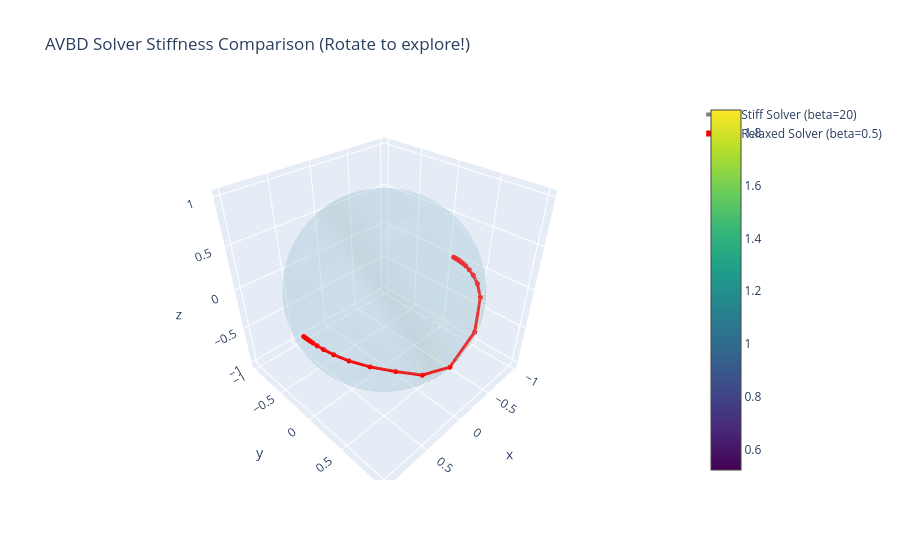

Notebook cell for this chart:
### Markdown cell above
## 5. Visualizing the Vortex Escape in 3D
The interactive visualization clearly shows the relaxed AVBD solver dynamically shifting the vertices globally to discover a much more efficient topological route (the 'D' shape) avoiding the worst of the headwind. Rotate the render to see how the red path swoops around the vortex core!

### Code cell
fig = go.Figure()

pts, faces = generate_icosphere(radius=1.0, subdivisions=4)
wind_vecs = np.array(jax.vmap(w_net)(pts))

# Plot Manifold
fig.add_trace(go.Mesh3d(
    x=pts[:,0], y=pts[:,1], z=pts[:,2],
    i=faces[:,0], j=faces[:,1], k=faces[:,2],
    color='lightblue', opacity=0.2, alphahull=0, name='Sphere'
))

# Plot Vortex Vectors
# Subsample to keep the plot clean
mask = np.linalg.norm(wind_vecs, axis=1) > 0.5
fig.add_trace(go.Cone(
    x=pts[mask,0], y=pts[mask,1], z=pts[mask,2],
    u=wind_vecs[mask,0], v=wind_vecs[mask,1], w=wind_vecs[mask,2],
    sizemode='absolute', sizeref=0.3, colorscale='Viridis', showscale=True, name='Vortex'
))

# Plot Paths
fig.add_trace(go.Scatter3d(
    x=traj_stiff.xs[:,0], y=traj_stiff.xs[:,1], z=traj_stiff.xs[:,2],
    mode='lines+markers', line=dict(color='gray', width=4, dash='dash'), 
    marker=dict(size=3), name='Stiff Solver (beta=20)'
))
fig.add_trace(go.Scatter3d(
    x=traj_relaxed.xs[:,0], y=traj_relaxed.xs[:,1], z=traj_relaxed.xs[:,2],
    mode='lines+markers', line=dict(color='red', width=6), 
    marker=dict(size=3), name='Relaxed Solver (beta=0.5)'
))

fig.update_layout(title="AVBD Solver Stiffness Comparison (Rotate to explore!)", scene=dict(aspectmode='data'))
fig.show()

### Figure 1 — Plotly figure (JSON) as saved in the notebook; plotly's stock layout.template omitted (floating-point values rounded to 4 significant figures; data arrays with more than 128 entries replaced by an {"elided": "..."} marker saying what was removed)
{"data": [{"alphahull": 0, "color": "lightblue", "i": {"elided": "5120 int values"}, "j": {"elided": "5120 int values"}, "k": {"elided": "5120 int values"}, "name": "Sphere", "opacity": 0.2, "type": "mesh3d", "x": {"elided": "2562 float values"}, "y": {"elided": "2562 float values"}, "z": {"elided": "2562 float values"}}, {"colorscale": [[0, "#440154"], [0.1111, "#482878"], [0.2222, "#3e4989"], [0.3333, "#31688e"], [0.4444, "#26828e"], [0.5556, "#1f9e89"], [0.6667, "#35b779"], [0.7778, "#6ece58"], [0.8889, "#b5de2b"], [1, "#fde725"]], "name": "Vortex", "showscale": true, "sizemode": "absolute", "sizeref": 0.3, "type": "cone", "u": {"elided": "324 float values"}, "v": {"elided": "324 float values"}, "w": {"elided": "324 float values"}, "x": {"elided": "324 float values"}, "y": {"elided": "324 float values"}, "z": {"elided": "324 float values"}}, {"line": {"color": "gray", "dash": "dash", "width": 4}, "marker": {"size": 3}, "mode": "lines+markers", "name": "Stiff Solver (beta=20)", "type": "scatter3d", "x": [1.0, 1.0, 1.0, 0.9999, 0.9999, 0.9998, 0.9997, 0.9994, 0.9991, 0.9986, 0.9976, 0.9959, 0.9924, 0.9854, 0.9708, 0.9411, 0.8838, 0.783, 0.6265, 0.3973, 0.0441, -0.4616, -0.7357, -0.8345, -0.8944, -0.9318, -0.9548, -0.9687, -0.9772, -0.9825, -0.9859, -0.9882, -0.9899, -0.991, -0.992, -0.9927, -0.9933, -0.9938, -0.9942, -0.9946, -0.9949], "y": [0.0, 0.003507, 0.007152, 0.01109, 0.01547, 0.02048, 0.02635, 0.03341, 0.04222, 0.0536, 0.06911, 0.09094, 0.1228, 0.1702, 0.2393, 0.3363, 0.4643, 0.615, 0.7641, 0.8724, 0.9122, 0.8205, 0.6645, 0.5472, 0.4461, 0.3625, 0.2972, 0.2482, 0.2121, 0.186, 0.1671, 0.1529, 0.1421, 0.1335, 0.1266, 0.1208, 0.1159, 0.1115, 0.1076, 0.104, 0.1005], "z": [0.0, -1.614e-06, -3.593e-06, -7.044e-06, -1.38e-05, -2.637e-05, -4.886e-05, -9.175e-05, -0.0001858, -0.0004053, -0.0009383, -0.002137, -0.004688, -0.009788, -0.01903, -0.0344, -0.05798, -0.0927, -0.154, -0.2848, -0.4074, -0.3371, -0.1312, -0.06456, -0.03404, -0.01735, -0.008223, -0.003543, -0.001355, -0.0004529, -0.0001362, -4.322e-05, -3.098e-05, -3.684e-05, -4.238e-05, -4.299e-05, -3.855e-05, -3.073e-05, -2.1e-05, -1.055e-05, 0.0]}, {"line": {"color": "red", "width": 6}, "marker": {"size": 3}, "mode": "lines+markers", "name": "Relaxed Solver (beta=0.5)", "type": "scatter3d", "x": [1.0, 1.0, 1.0, 0.9999, 0.9999, 0.9998, 0.9997, 0.9994, 0.9991, 0.9986, 0.9976, 0.9959, 0.9924, 0.9854, 0.9708, 0.9411, 0.8838, 0.783, 0.6265, 0.3973, 0.0441, -0.4616, -0.7357, -0.8345, -0.8944, -0.9318, -0.9548, -0.9687, -0.9772, -0.9825, -0.9859, -0.9882, -0.9899, -0.991, -0.992, -0.9927, -0.9933, -0.9938, -0.9942, -0.9946, -0.9949], "y": [0.0, 0.003507, 0.007152, 0.01109, 0.01547, 0.02048, 0.02635, 0.03341, 0.04222, 0.0536, 0.06911, 0.09094, 0.1228, 0.1702, 0.2393, 0.3363, 0.4643, 0.615, 0.7641, 0.8724, 0.9122, 0.8205, 0.6645, 0.5472, 0.4461, 0.3625, 0.2972, 0.2482, 0.2121, 0.186, 0.1671, 0.1529, 0.1421, 0.1335, 0.1266, 0.1208, 0.1159, 0.1115, 0.1076, 0.104, 0.1005], "z": [0.0, -1.614e-06, -3.593e-06, -7.044e-06, -1.38e-05, -2.637e-05, -4.886e-05, -9.175e-05, -0.0001858, -0.0004053, -0.0009383, -0.002137, -0.004688, -0.009788, -0.01903, -0.0344, -0.05798, -0.0927, -0.154, -0.2848, -0.4074, -0.3371, -0.1312, -0.06456, -0.03404, -0.01735, -0.008223, -0.003543, -0.001355, -0.0004529, -0.0001362, -4.322e-05, -3.098e-05, -3.684e-05, -4.238e-05, -4.299e-05, -3.855e-05, -3.073e-05, -2.1e-05, -1.055e-05, 0.0]}], "layout": {"scene": {"aspectmode": "data"}, "title": {"text": "AVBD Solver Stiffness Comparison (Rotate to explore!)"}}}
